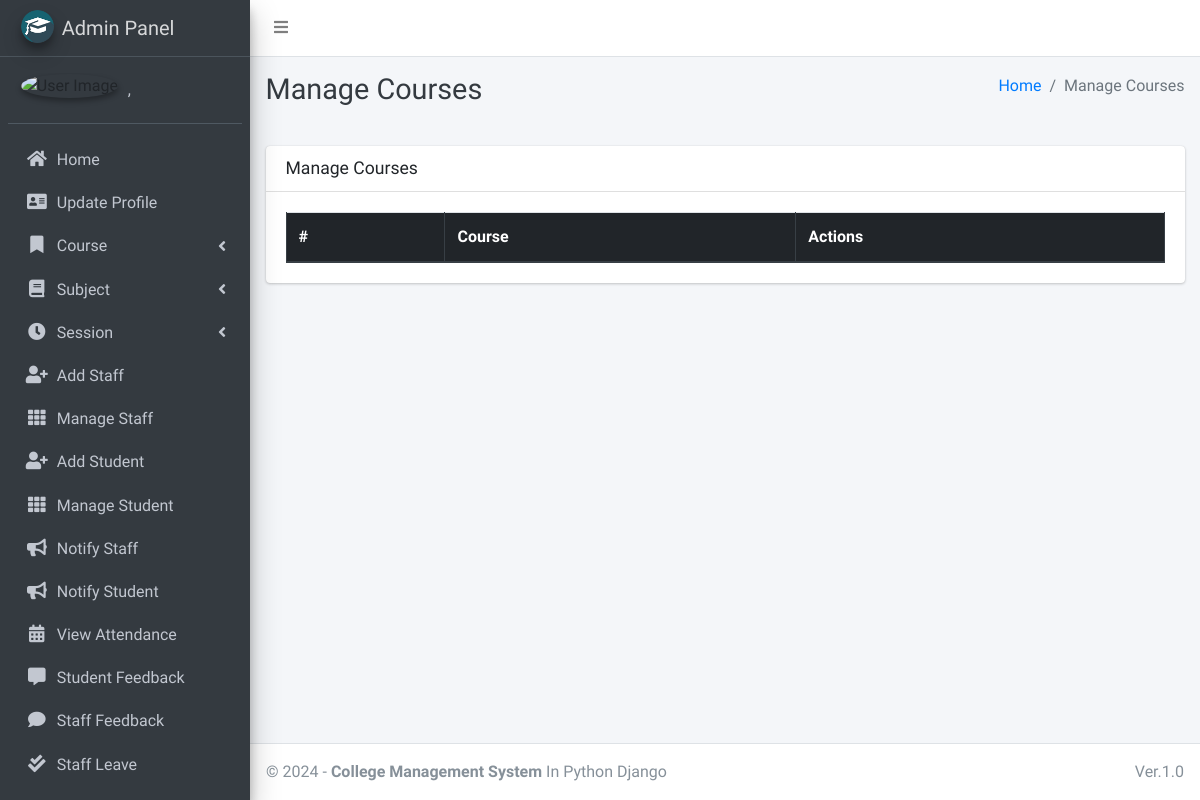
/course/manage/ (signed in), run on an earlier commit of the app's database.
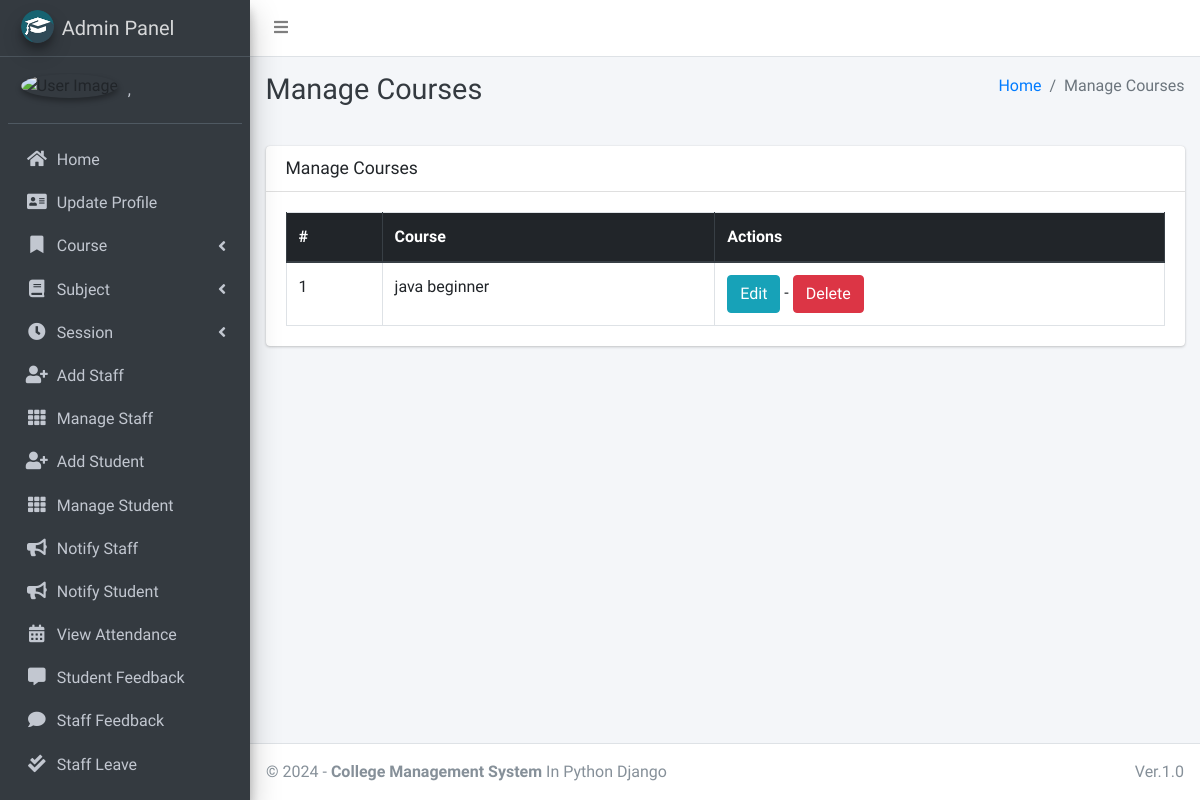
And on a later commit of the database.
### main_app/models.py (models this page shows, shortened)
class CustomUser(AbstractUser):
    USER_TYPE = ((1, "HOD"), (2, "Staff"), (3, "Student"))
    GENDER = [("M", "Male"), ("F", "Female")]
    username = None  # Removed username, using email instead
    email = models.EmailField(unique=True)
    user_type = models.CharField(default=1, choices=USER_TYPE, max_length=1)
    gender = models.CharField(max_length=1, choices=GENDER)
    profile_pic = models.ImageField()
    address = models.TextField()
    fcm_token = models.TextField(default="")  # For firebase notifications
    created_at = models.DateTimeField(auto_now_add=True)
    updated_at = models.DateTimeField(auto_now=True)
    USERNAME_FIELD = "email"
    REQUIRED_FIELDS = []
    objects = CustomUserManager()
    def __str__(self):
        return self.last_name + ", " + self.first_name

class Course(models.Model):
    name = models.CharField(max_length=120)
    created_at = models.DateTimeField(auto_now_add=True)
    updated_at = models.DateTimeField(auto_now=True)

### main_app/hod_views.py (the view)
# urls.py: path("course/manage/", hod_views.manage_course, name='manage_course'),
def manage_course(request):
    courses = Course.objects.all()
    context = {
        'courses': courses,
        'page_title': 'Manage Courses'
    }
    return render(request, "hod_template/manage_course.html", context)

### main_app/templates/hod_template/manage_course.html
{% extends 'main_app/base.html' %}
{% load static %}
{% block page_title %}{{page_title}}{% endblock page_title %}
{% block content %}
<section class="content">
    <div class="container-fluid">
        <div class="row">
            <div class="col-md-12">
                <div class="card">
                    <div class="card-header">
                        <h3 class="card-title">{{page_title}}</h3>
                    </div>
                    <div class="card-body">
                        <table id="example2" class="table table-bordered table-hover">
                            <thead class="thead-dark">
                                <tr>
                                    <th>#</th>
                                    <th>Course</th>
                                    <th>Actions</th>
                                </tr>
                            </thead>
                            <tbody>
                                {% for course in courses %}
                                <tr>
                                    <td>{{ forloop.counter }}</td>
                                    <td>{{course.name}}</td>
                                    <td>
                                        <a href="{% url 'edit_course' course.id %}" class="btn btn-info">Edit</a> -
                                        <a href="{% url 'delete_course' course.id %}" onclick="return confirm('Are you sure you want to delete this course ?')" class="btn btn-danger">Delete</a>
                                    </td>
                                </tr>
                                {% endfor %}
                            </tbody>
                        </table>
                    </div>
                </div>
            </div>
        </div>
    </div>
</section>
{% endblock content %}

### main_app/templates/main_app/base.html (shortened to what this page needs)
{% load static %}
<!DOCTYPE html>
<html>
<head>
    <link rel="stylesheet" href="{% static 'plugins/fontawesome-free/css/all.min.css'%} ">
    <link rel="stylesheet" href="https://code.ionicframework.com/ionicons/2.0.1/css/ionicons.min.css">
    <link rel="stylesheet"
        href="{% static 'plugins/tempusdominus-bootstrap-4/css/tempusdominus-bootstrap-4.min.css'%} ">
    <link rel="stylesheet" href="{% static 'plugins/icheck-bootstrap/icheck-bootstrap.min.css'%} ">
    <link rel="stylesheet" href="{% static 'dist/css/adminlte.min.css'%} ">
    <link rel="stylesheet" href="{% static 'plugins/overlayScrollbars/css/OverlayScrollbars.min.css'%} ">
    <link rel="stylesheet" href="{% static 'plugins/daterangepicker/daterangepicker.css'%} ">
</head>
<body class="hold-transition sidebar-mini layout-fixed">
    <div class="wrapper">
        <nav class="main-header navbar navbar-expand navbar-white navbar-light">
            <ul class="navbar-nav">
                <li class="nav-item">
                    <a class="nav-link" data-widget="pushmenu" href="#"><i class="fas fa-bars"></i></a>
                </li>
            </ul>
        </nav>
        {% include "main_app/sidebar_template.html" with user=user %}
        <div class="content-wrapper">
            <div class="content-header">
                <div class="container-fluid">
                    <div class="row mb-2">
                        <div class="col-sm-6">
                            <h1 class="m-0 text-dark">{% block page_title %}{% endblock page_title %}</h1>
                        </div>
                        <div class="col-sm-6">
                            <ol class="breadcrumb float-sm-right">
                                <li class="breadcrumb-item"><a href="#">Home</a></li>
                                <li class="breadcrumb-item active">{{ page_title }}</li>
                            </ol>
                        </div>
                    </div>
                </div>
            </div>
<section class="content">
    <div class="container-fluid">
        <div class="row">
            <div class="col-md-12">
            </div></div></div></section>
            {% block content %}
            {% endblock content %}
        </div>
        {% include "main_app/footer.html" %}
    </div>
</body>
</html>

### main_app/templates/main_app/sidebar_template.html (shortened to what this page needs)
{% load static %}
<aside class="main-sidebar sidebar-dark-info elevation-4">
    {% if request.user.user_type == '1' %}
    <a href="{% url 'admin_home' %}" class="brand-link">
        <img src="{% static 'dist/img/cmsl.png' %} " alt="AdminLTE Logo"
            class="brand-image img-circle elevation-3" >
        <span class="brand-text font-weight-light">Admin Panel</span>
    </a>
    <div class="sidebar">
        <div class="user-panel mt-3 pb-3 mb-3 d-flex">
            <div class="image">
                <img src="{{ request.user.profile_pic}}" class="img-circle elevation-2" alt="User Image">
            </div>
            <div class="info">
                <a href="#" class="d-block">{{user}}</a>
            </div>
        </div>
        <nav class="mt-2">
            <ul class="nav nav-pills nav-sidebar flex-column" data-widget="treeview" role="menu" data-accordion="false">
                <li class="nav-item">
                    {% url 'admin_home' as admin_home %}
                    <a href="{{admin_home}}" class="nav-link {% if admin_home == request.path %} active {% endif %}">
                        <i class="nav-icon fas fa-home"></i>
                        <p>
                            Home
                        </p>
                    </a>
                </li>
                <li class="nav-item">
                    {% url 'admin_view_profile' as admin_view_profile %}
                    <a href="{{admin_view_profile}}"
                        class="nav-link {% if admin_view_profile == request.path %} active {% endif %}">
                        <i class="nav-icon fas fa-address-card"></i>
                        <p>
                            Update Profile
                        </p>
                    </a>
                </li>
                <li class="nav-item has-treeview">
                    <a href="#" class="nav-link">
                        <i class="nav-icon fas fa-bookmark"></i>
                        <p>
                            Course
                            <i class="fas fa-angle-left right"></i>
                        </p>
                    </a>
                </li>
                <li class="nav-item has-treeview">
                    <a href="#" class="nav-link">
                        <i class="nav-icon fas fa-book"></i>
                        <p>
                            Subject
                            <i class="fas fa-angle-left right"></i>
                        </p>
                    </a>
                </li>
                <li class="nav-item has-treeview">
                    <a href="#" class="nav-link">
                        <i class="nav-icon fas fa-clock"></i>
                        <p>
                            Session
                            <i class="fas fa-angle-left right"></i>
                        </p>
                    </a>
                </li>
                <li class="nav-item">
                    {% url 'add_staff' as add_staff %}
                    <a href="{{add_staff}}" class="nav-link {% if add_staff == request.path %} active {% endif %}">
                        <i class="nav-icon fas fa-user-plus"></i>
                        <p>
                            Add Staff
                        </p>
                    </a>
                </li>
                <li class="nav-item">
                    {% url 'manage_staff' as manage_staff %}
                    {% url 'edit_staff' staff_id as edit_staff %}
                    <a href="{{manage_staff}}"
                        class="nav-link {% if manage_staff == request.path or request.path == edit_staff %} active {% endif %}">
                        <i class="nav-icon fas fa-th"></i>
                        <p>
                            Manage Staff
                        </p>
                    </a>
                </li>
                <li class="nav-item">
                    {% url 'add_student' as add_student%}
                    <a href="{{add_student}}" class="nav-link  {% if add_student == request.path %} active {% endif %}">
                        <i class="nav-icon fas fa-user-plus"></i>
                        <p>
                            Add Student
                        </p>
                    </a>
                </li>
                <li class="nav-item">
                    {% url 'manage_student' as manage_student %}
                    {% url 'edit_student' student_id as edit_student %}
                    <a href="{{manage_student}}"
                        class="nav-link  {% if edit_student == request.path or manage_student == request.path %} active {% endif %}">
                        <i class="nav-icon fas fa-th"></i>
                        <p>
                            Manage Student
                        </p>
                    </a>
                </li>
                <li class="nav-item">
                    {% url 'admin_notify_staff' as admin_notify_staff %}
                    <a href="{{admin_notify_staff}}"
                        class="nav-link {% if admin_notify_staff == request.path %} active {% endif %}">
                        <i class="nav-icon fas fa-bullhorn"></i>
                        <p>
                            Notify Staff
                        </p>
                    </a>
                </li>
                <li class="nav-item">
                    {% url 'admin_notify_student' as admin_notify_student %}
                    <a href="{{admin_notify_student}}"
                        class="nav-link {% if admin_notify_student == request.path %} active {% endif %}">
                        <i class="nav-icon fas fa-bullhorn"></i>
                        <p>
                            Notify Student
                        </p>
                    </a>
                </li>
                <li class="nav-item">
                    {% url 'admin_view_attendance' as admin_view_attendance %}
                <li class="nav-item">
                    <a href="{{admin_view_attendance}}"
                        class="nav-link  {% if admin_view_attendance == request.path %} active {% endif %}">
                        <i class="nav-icon fas fa-calendar-alt"></i>
                        <p>
                            View Attendance
                        </p>
                    </a>
                </li>
                <li class="nav-item">
                    {% url 'student_feedback_message' as student_feedback_message %}
                    <a href="{{ student_feedback_message }}"
                        class="nav-link  {% if student_feedback_message == request.path %} active {% endif %}">
                        <i class="nav-icon fas fa-comment-alt"></i>
                        <p>
                            Student Feedback
                        </p>
                    </a>
                </li>
                <li class="nav-item">
                    {% url 'staff_feedback_message' as staff_feedback_message %}
                    <a href="{{staff_feedback_message}}"
                        class="nav-link   {% if staff_feedback_message == request.path %} active {% endif %}">
                        <i class="nav-icon fas fa-comment"></i>
                        <p>
                            Staff Feedback
                        </p>
                    </a>
                </li>
                <li class="nav-item">
                    {% url 'view_staff_leave' as view_staff_leave %}
                    <a href="{{view_staff_leave}}"
                        class="nav-link  {% if view_staff_leave == request.path %} active {% endif %}">
                        <i class="nav-icon fas fa-check-double"></i>
                        <p>
                            Staff Leave
                        </p>
                    </a>
                </li>
                <li class="nav-item">
                    {% url 'view_student_leave' as view_student_leave %}
                    <a href="{% url 'view_student_leave' %}"
                        class="nav-link  {% if view_student_leave == request.path %} active {% endif %}">
                    </a>
                </li>
                                        {% endif %}
                                    </ul>
                                </nav>
                            </div>
</aside>

### main_app/templates/main_app/footer.html
<footer class="main-footer">
    &copy; {% now "Y" %} - <strong>College Management System</strong>
    In Python Django
    <div class="float-right d-none d-sm-inline-block">
       Ver.1.0
    </div>
</footer>

What changed in the data, as far as the page shows it:
added Course: name "java beginner"
